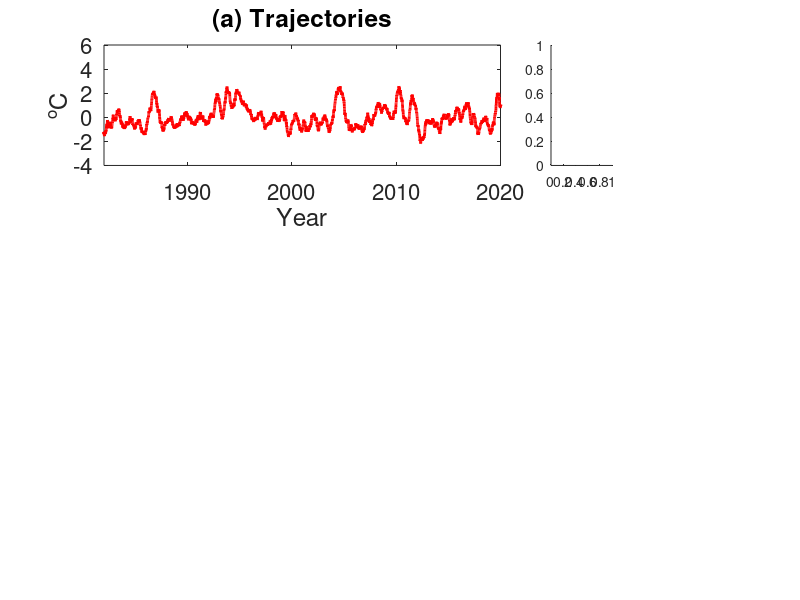

Write MATLAB code to recreate this figure. (Note: this script raises an error after producing the figure.)
% Chapter 7
% The three dimensional ENSO model
% Note that the code only shows the model simulation but not the
% observational data. The observational data can be downloaded from the
% resources provided in the main text
rng(10) % fix the random number seed
figure
N = 248000; % total number of time steps in a long simulation
dt = 0.005; % numerical integration time step
Point_40year = round(40/dt); % number of time steps corresponding to 40 years, which is the length of the observations
Total_Periods = round(N/Point_40year); % total segments, each having 40 years
Te = zeros(1,N); % state variable: SST in the eastern Pacific
Hw = zeros(1,N); % state variable: thermocline depth in the western Pacific
tau = zeros(1,N); % state variable: wind bursts
% model parameters
d_T = 1.5; 
d_H = 1.5;
d_tau = 4;
omega = -1.5;
alpha_T = 1;
alpha_H = -0.4;
sigma_T = 0.8;
sigma_H = 0.8;
Lag = round(5/dt); % lag used to compute the ACF
for i = 2:N % numerical intergration
    sigma_tau = 4.5 * (tanh(Te(i-1))+1)+4;
    Te(i) = Te(i-1) + (-d_T * Te(i-1) - omega * Hw(i-1) + alpha_T * tau(i-1)) * dt + sigma_T * randn * sqrt(dt);
    Hw(i) = Hw(i-1) + (-d_H * Hw(i-1) + omega * Te(i-1) + alpha_H * tau(i-1)) * dt + sigma_H * randn * sqrt(dt);
    tau(i) = tau(i-1) + (-d_tau * tau(i-1)) * dt + sigma_tau * randn * sqrt(dt);
end
% showing the results of the model
for i = 1:3
    if i == 1
        variable = Te;
    elseif i == 2
        variable = Hw;
    else
        variable = tau;
    end
    subplot(3,6,[1:4]+(i-1)*6)
    plot([dt:dt:N*dt]+1800, variable,'r','linewidth',2) % time series
    box on
    set(gca,'fontsize',16);
    if i == 1
        ylabel('^oC')
    elseif i == 2
        ylabel('15m')
    else
        ylabel('m/s');        
    end
    xlabel('Year');
    if i == 1
        title('(a) Trajectories')
    end
    xlim([1982,2020])
    subplot(3,6,5+(i-1)*6)
    ACF = autocorr(variable, Lag);
    plot(0:dt:Lag*dt, ACF,'r','linewidth',2) % ACF
    box on
    set(gca,'fontsize',16)
    if i == 1
        title('(b) ACFs')
    end
    xlabel('Year')
    ACF_all = zeros(Total_Periods - 1,Lag+1);
    for j = 1:Total_Periods-1
        ACF_all(j,:) = autocorr(variable([1:Point_40year] + j * Point_40year), Lag);
    end
    ACF_mean = mean(ACF_all);
    ACF_var = var(ACF_all);
    ACF_upper = ACF_mean + 2*sqrt(ACF_var);
    ACF_lower = ACF_mean - 2*sqrt(ACF_var); 
    hold on % uncertainty of the ACF 
    patch([0:dt:Lag*dt,Lag*dt:-dt:0],[ACF_lower,ACF_upper(end:-1:1)],'r','facealpha',0.15,'linestyle','none')
    subplot(3,6,6+(i-1)*6)
    [pdf,xx] = ksdensity(variable); % PDF
    plot(xx,pdf,'r','linewidth',2);
    box on
    set(gca,'fontsize',16);
    if i == 1
        title('(c) PDFs')
        xlabel('^oC')
    elseif i == 2
        xlabel('15m')
    else
        xlabel('m/s')
    end
    pdf_all = zeros(Total_Periods - 1,100);
    for j = 1:Total_Periods-1
        [pdf_all(j,:),xx] = ksdensity(variable([1:Point_40year] + j * Point_40year), xx);
    end
    pdf_mean = mean(pdf_all);
    pdf_var = var(pdf_all);
    pdf_upper = pdf_mean + 2*sqrt(pdf_var);
    pdf_lower = pdf_mean - 2*sqrt(pdf_var);pdf_lower(pdf_lower<0)=0;
    hold on % uncertainty of the PDF 
    patch([xx,xx(end:-1:1)],[pdf_lower,pdf_upper(end:-1:1)],'r','facealpha',0.15,'linestyle','none')
end